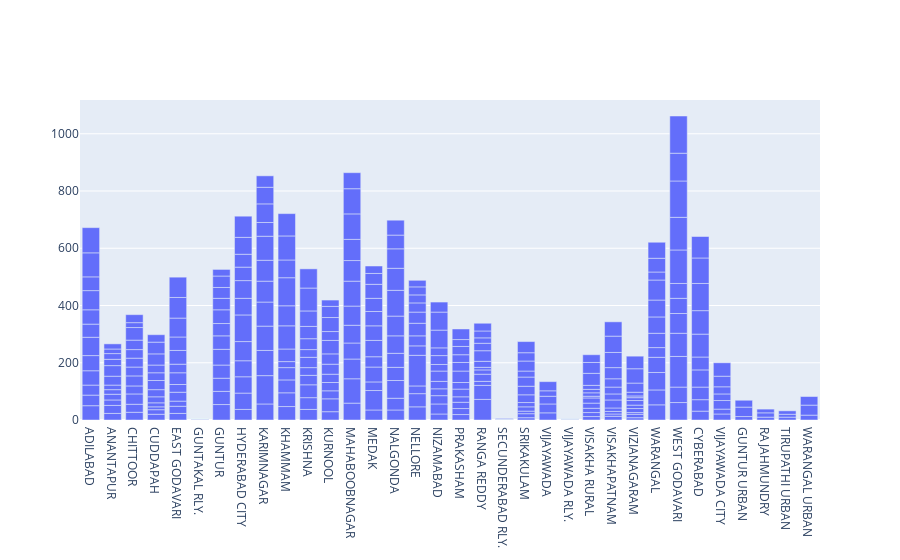

Notebook cell for this chart:
### Code cell
districts_vs_crimerates('ANDHRA PRADESH','RAPE')

### Figure 1 — Plotly figure (JSON) as saved in the notebook; plotly's stock layout.template omitted (floating-point values rounded to 4 significant figures; data arrays with more than 128 entries replaced by an {"elided": "..."} marker saying what was removed)
{"data": [{"name": "DATA", "type": "bar", "x": {"elided": "358 str values"}, "y": {"elided": "358 int values"}}], "layout": {}}
